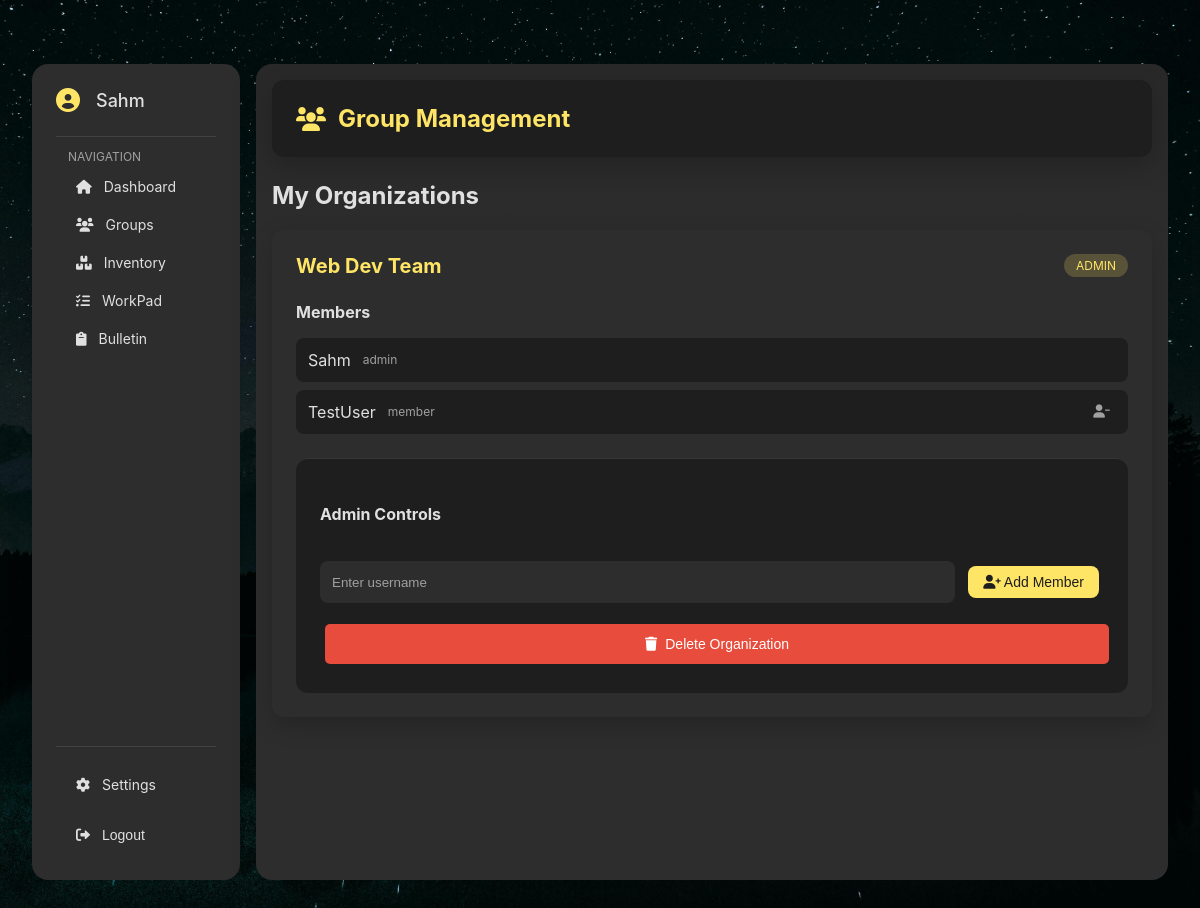
The app's page /groups (signed in) with its own data.
### tables this page shows
CREATE TABLE users (
            id INTEGER PRIMARY KEY AUTOINCREMENT,
            username TEXT UNIQUE,
            password TEXT
        );

CREATE TABLE user_organizations (user_id INTEGER, organization_id INTEGER, role TEXT DEFAULT 'member', FOREIGN KEY (user_id) REFERENCES users (id) ON DELETE CASCADE, FOREIGN KEY (organization_id) REFERENCES organizations (id) ON DELETE CASCADE, PRIMARY KEY (user_id, organization_id));

CREATE TABLE organizations (
            id INTEGER PRIMARY KEY AUTOINCREMENT,
            name TEXT UNIQUE,
            created_at TIMESTAMP DEFAULT CURRENT_TIMESTAMP
        );

### app/routes/organizations.py (the view)
def groups():
    if 'user_id' not in session:
        return redirect(url_for('login_credentials'))
    try:
        organizations = execute_query('''
            SELECT o.*, uo.role,
                   (SELECT COUNT(*) FROM user_organizations WHERE organization_id = o.id) as member_count
            FROM organizations o
            JOIN user_organizations uo ON o.id = uo.organization_id
            WHERE uo.user_id = ?
            ORDER BY o.name
        ''', (session['user_id'],))
        orgs_with_members = []
        for org in organizations:
            members = execute_query('''
                SELECT u.id, u.username, uo.role
                FROM users u
                JOIN user_organizations uo ON u.id = uo.user_id
                WHERE uo.organization_id = ?
                ORDER BY u.username
            ''', (org['id'],))
            org_dict = dict(org)
            org_dict['members'] = [dict(m) for m in members]
            orgs_with_members.append(org_dict)
        return render_template('groups.html',
                           organizations=orgs_with_members,
                           title='Group Management')
    except DatabaseError as e:
        flash('Error loading groups')
        print(f"Database error: {str(e)}")
        return redirect(url_for('dashboard'))

### app/__init__.py (called while the page is built)
@app.context_processor
def inject_csrf_token():
    return dict(csrf=generate_csrf())

@app.context_processor
def inject_user():
    if 'user_id' in session:
        return {
            'username': session.get('username'),
            'user_id': session.get('user_id')
        }
    return {'username': None, 'user_id': None}

### app/utils/db_utils.py (called while the page is built)
@contextmanager
def get_db():
    conn = None
    try:
        current_dir = os.path.dirname(os.path.dirname(os.path.dirname(os.path.abspath(__file__))))
        db_path = os.path.join(current_dir, 'database', 'database.db')
        conn = sqlite3.connect(db_path)
        conn.row_factory = sqlite3.Row
        yield conn
        conn.commit()
    except sqlite3.Error as e:
        if conn:
            conn.rollback()
        raise DatabaseError(f"Database error: {str(e)}")
    finally:
        if conn:
            conn.close()

def execute_query(query, params=()):
    try:
        with get_db() as conn:
            result = conn.execute(query, params).fetchall()
        return result
    except Exception as e:
        raise DatabaseError(f"Query error: {str(e)}")

### templates/groups.html (shortened to what this page needs)
{% extends "base.html" %}
{% block content %}
    <div class="page-header">
        <h1><i class="fas fa-users"></i> Group Management</h1>
    </div>
    <div class="groups-content">
        <div class="content-section">
            <h2>My Organizations</h2>
            {% if organizations %}
                {% for org in organizations %}
                    <div class="organization-card">
                        <div class="org-header">
                            <h3>{{ org.name }}</h3>
                            <span class="role-badge">{{ org.role }}</span>
                        </div>
                        <div class="org-members">
                            <h4>Members</h4>
                            <ul class="member-list" id="members-{{ org.id }}">
                                {% for member in org.members %}
                                <li>
                                    {{ member.username }}
                                    <span class="member-role">{{ member.role }}</span>
                                    {% if org.role == 'admin' and member.role != 'admin' %}
                                    <button class="remove-member-btn" onclick="removeMember('{{ org.id }}', '{{ member.id }}')">
                                        <i class="fas fa-user-minus"></i>
                                    </button>
                                    {% endif %}
                                </li>
                                {% endfor %}
                            </ul>
                        </div>
                        {% if org.role == 'admin' %}
                        <div class="admin-controls">
                            <h4>Admin Controls</h4>
                            <form class="add-member-form" onsubmit="addMember(event, '{{ org.id }}')">
                                <input type="text" name="username" placeholder="Enter username" required>
                                <button type="submit" class="primary-button">
                                    <i class="fas fa-user-plus"></i> Add Member
                                </button>
                            </form>
                            <button class="danger-button" onclick="deleteOrganization('{{ org.id }}')">
                                <i class="fas fa-trash"></i> Delete Organization
                            </button>
                        </div>
                        {% else %}
                        <button class="leave-org-btn" onclick="leaveOrganization('{{ org.id }}')">
                            <i class="fas fa-sign-out-alt"></i> Leave Organization
                        </button>
                        {% endif %}
                    </div>
                    {% endfor %}
                {% else %}
                    <p>You are not a member of any organizations yet.</p>
                {% endif %}
            </div>
        </div>
    </div>
{% endblock %}

### templates/base.html (shortened to what this page needs)
<!DOCTYPE html>
<html lang="en">
<head>
    <link rel="stylesheet" href="{{ url_for('static', filename='styles.css') }}">
    <link rel="stylesheet" href="https://cdnjs.cloudflare.com/ajax/libs/font-awesome/6.0.0/css/all.min.css">
</head>
<body>
    <div class="dashboard-container">
        <div class="sidebar">
            <div class="user-profile">
                <i class="fas fa-user-circle"></i>
                <div class="user-profile-info">
                    <h3>{{ username }}</h3>
                </div>
            </div>
            <div class="sidebar-nav">
                <span class="nav-section-title">Navigation</span>
                <a href="{{ url_for('dashboard') }}" class="nav-button">
                    <i class="fas fa-home"></i> Dashboard
                </a>
                <a href="{{ url_for('groups') }}" class="nav-button">
                    <i class="fas fa-users"></i> Groups
                </a>
                <a href="{{ url_for('inventory') }}" class="nav-button">
                    <i class="fas fa-boxes"></i> Inventory
                </a>
                <a href="{{ url_for('workpad') }}" class="nav-button">
                    <i class="fas fa-tasks"></i> WorkPad
                </a>
                <a href="{{ url_for('bulletin') }}" class="nav-button">
                    <i class="fas fa-clipboard"></i> Bulletin
                </a>
            </div>
            <div class="sidebar-footer">
                <a href="{{ url_for('account_manager') }}" class="nav-button">
                    <i class="fas fa-cog"></i> Settings
                </a>
                <form action="{{ url_for('logout') }}" method="POST" class="logout-form">
                    <button type="submit" class="nav-button">
                        <i class="fas fa-sign-out-alt"></i> Logout
                    </button>
                </form>
            </div>
        </div>
        <div class="main-content">
            {% block content %}{% endblock %}
        </div>
</body>
</html>

### records on screen
users: username "Sahm"
user_organizations: name "Web Dev Team", role "ADMIN", username "Sahm", role "admin"
user_organizations: username "TestUser", role "member"
